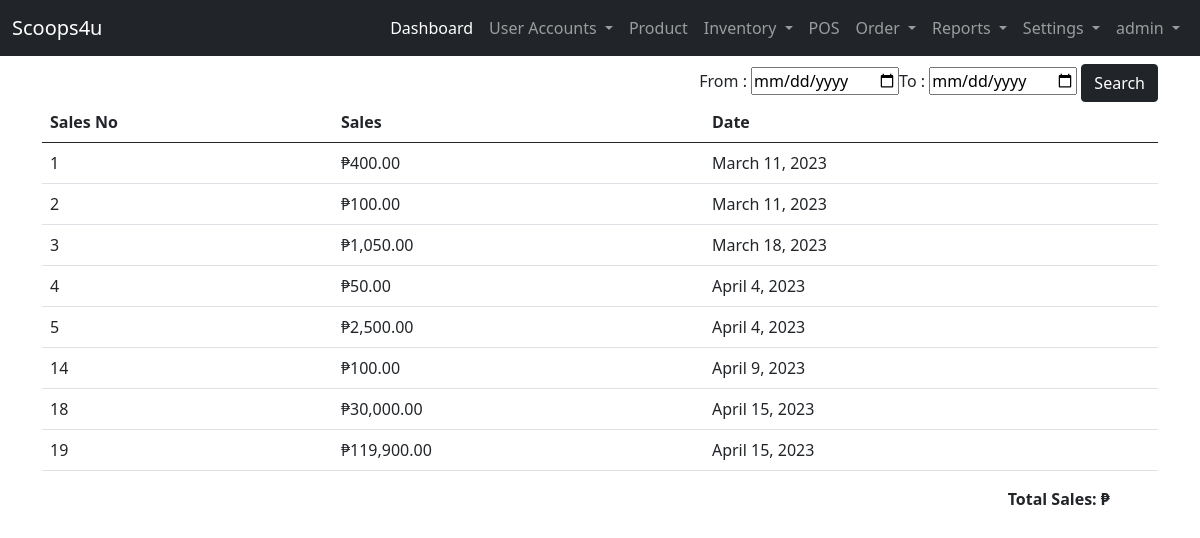
The page /user-site/reports/pos-sales/ (signed in) on the database its author committed.
### landing_page/models.py (models this page shows)
class User(AbstractUser):
    ROLE = ((" "," "),("admin","admin"),("staff","staff"),("reseller","reseller"),("rider","rider"))
    STAT = ((" "," "),("active","active"),("inactive","inactive"))
    role = models.CharField(max_length=50, null=True, default=None, choices=ROLE)
    status = models.CharField(max_length=50, null=True, default=None , choices=STAT)

### admin_site/models.py (models this page shows, shortened)
class Cart_Payment(models.Model):
    STATUS = (("Printed","Printed"),("not Print","not Print"))
    cart_user = models.CharField(max_length=200, null=False, default=None, verbose_name='Role')
    cart_no = models.CharField(max_length=200, null=True,  verbose_name='Pos No')
    cart_TotalAmount =  models.BigIntegerField(null=True, verbose_name='Total Amount')
    cart_cash = models.BigIntegerField( null=True, verbose_name='Cash')
    cart_change =  models.DecimalField(  max_digits=12, decimal_places=2,null=True, verbose_name='Change')
    cart_status = models.CharField(max_length=250, null=True, choices=STATUS, verbose_name='Status')
    cart_date = models.DateField(default=timezone.now, verbose_name='Date')

### admin_site/views.py (the view)
# urls.py: path('reports/pos-sales/', views.report_pos_sales, name='report_pos_sales'),
@login_required(login_url='landing_page:login')
def report_pos_sales(request):
    pos_payment = Cart_Payment.objects.filter(cart_status = 'Printed')
    context = {
        'pos_payment':pos_payment
    }
    return render(request, 'admin_site/reports/pos_sales.html',context)

### templates/admin_site/reports/pos_sales.html (shortened to what this page needs)
{% extends 'admin_site/base.html' %}
{% block content %}
{% load humanize %}
    <div id="form-date" class="text-end">
        <form action="{% url 'admin_site:search_pos_sales' %}" method="post">
            From : <input type="date" name="start_date" required>To : <input type="date" name="end_date" required> <input type="submit" class="btn btn-dark text-center" value="Search" >
        </form>
    </div>
    <table class="table table-hover">
        <thead>
            <tr>
                <th>Sales No</th>
                <th>Sales</th>
                <th>Date</th>
            </tr>
        </thead>
            <tbody>
                {% for list in pos_payment %}
                <tr>
                    <td>{{ list.id }}</td>
                    <td>&#8369;{{ list.cart_TotalAmount|floatformat:2|intcomma}}</td>
                    <td>{{ list.cart_date}}</td>
                </tr>
                {% endfor %}
            </tbody>
    </table>
    <div class="text-end px-5">
        <label style="font-weight: bolder;" > Total Sales: &#8369;{{ list_transaction|floatformat:2|intcomma }}    </label>
    </div>
{% endblock content %}

### templates/admin_site/base.html (shortened to what this page needs)
{% load static %}
<!DOCTYPE html>
<html lang="en">
<head>
    <link href="https://cdn.jsdelivr.net/npm/bootstrap@5.0.2/dist/css/bootstrap.min.css" rel="stylesheet">
    <link rel="stylesheet" href="{% static 'css/sample.css' %}">
  </head>
<body>
  {% if user.role == "admin"%}
    <nav class="navbar navbar-expand-lg navbar-dark bg-dark">
        <div class="container-fluid">
          <a class="navbar-brand" href="#">Scoops4u</a>
          <div class="collapse navbar-collapse" id="navbarNavDropdown">
            <ul class="navbar-nav ms-auto mb-2 mb-lg-0">
              <li class="nav-item">
                <a class="nav-link active" aria-current="page" href="{% url 'admin_site:dashboard'%}">Dashboard</a>
              </li>
              <li class="nav-item dropdown">
                <a class="nav-link dropdown-toggle" href="#" id="navbarDropdownMenuLink" role="button" data-bs-toggle="dropdown" aria-expanded="false">
                  User Accounts
                </a>
              </li>
              <li class="nav-item">
                <a class="nav-link" href="{%url 'admin_site:list_product' %}">Product</a>
              </li>
              <li class="nav-item dropdown">
                <a class="nav-link dropdown-toggle" href="#" id="navbarDropdownMenuLink" role="button" data-bs-toggle="dropdown" aria-expanded="false">
                  Inventory
                </a>
              </li>
              <li class="nav-item">
                <a class="nav-link" href="{%url 'admin_site:pos' %}">POS</a>
              </li>
              <li class="nav-item dropdown">
                <a class="nav-link dropdown-toggle" href="#" id="navbarDropdownMenuLink" role="button" data-bs-toggle="dropdown" aria-expanded="false">
                  Order
                </a>
              </li>
              <li class="nav-item dropdown">
                <a class="nav-link dropdown-toggle" href="#" id="navbarDropdownMenuLink" role="button" data-bs-toggle="dropdown" aria-expanded="false">
                  Reports
                </a>
              </li>
              <li class="nav-item dropdown">
                <a class="nav-link dropdown-toggle" href="#" id="navbarDropdownMenuLink" role="button" data-bs-toggle="dropdown" aria-expanded="false">
                  Settings
                </a>
              </li>
              <li class="nav-item dropdown">
                <a class="nav-link dropdown-toggle" href="#" id="navbarDropdownMenuLink" role="button" data-bs-toggle="dropdown" aria-expanded="false">
                  {{ user }}
                </a>
              </li>
            </ul>
          </div>
        </div>
      </nav>
  {% endif %}
      <div class="container">
        <div class="row mt-2">
            <div class="col-lg-12">
                {% block content %}
                {% endblock content %}
            </div>
        </div>
      </div>
</body>
</html>

### rows shown on the page
User: username "admin"
Cart_Payment: id "1", cart_TotalAmount "400.00", cart_date "March 11, 2023"
Cart_Payment: id "2", cart_TotalAmount "100.00", cart_date "March 11, 2023"
Cart_Payment: id "3", cart_TotalAmount "1,050.00", cart_date "March 18, 2023"
Cart_Payment: id "4", cart_TotalAmount "50.00", cart_date "April 4, 2023"
Cart_Payment: id "5", cart_TotalAmount "2,500.00", cart_date "April 4, 2023"
Cart_Payment: id "14", cart_TotalAmount "100.00", cart_date "April 9, 2023"
Cart_Payment: id "18", cart_TotalAmount "30,000.00", cart_date "April 15, 2023"
Cart_Payment: id "19", cart_TotalAmount "119,900.00", cart_date "April 15, 2023"
